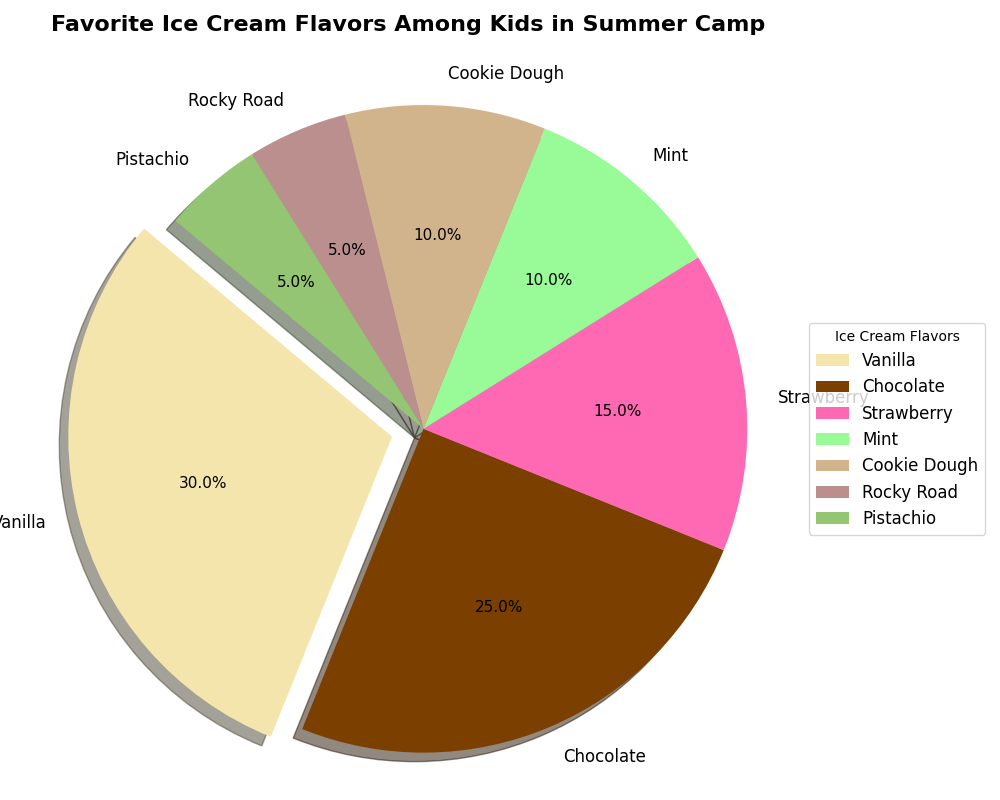

Reproduce this figure in Python.
import matplotlib.pyplot as plt
import numpy as np

# Backstory: The pie chart here represents the distribution of favorite ice cream flavors among a group of kids in a summer camp.

# Data for the pie chart
flavors = ['Vanilla', 'Chocolate', 'Strawberry', 'Mint', 'Cookie Dough', 'Rocky Road', 'Pistachio']
percentages = [30, 25, 15, 10, 10, 5, 5]  # Percentage shares

# Colors for each ice cream flavor
colors = ['#f3e5ab', '#7b3f00', '#ff69b4', '#98fb98', '#d2b48c', '#bc8f8f', '#93c572']

# Optionally explode the most favorite segment (Vanilla) for emphasis
explode = (0.1, 0, 0, 0, 0, 0, 0)

# Create the pie chart
fig, ax = plt.subplots(figsize=(10, 8))

# Plotting the pie chart
wedges, texts, autotexts = ax.pie(
    percentages, 
    labels=flavors, 
    autopct='%1.1f%%', 
    startangle=140, 
    colors=colors, 
    explode=explode, 
    shadow=True
)

# Enhance text properties
for text in texts:
    text.set_fontsize(12)
for autotext in autotexts:
    autotext.set_fontsize(11)
    autotext.set_color('black')

# Set the chart title
ax.set_title(
    'Favorite Ice Cream Flavors Among Kids in Summer Camp', 
    fontsize=16, 
    fontweight='bold', 
    pad=30
)

# Ensure the pie chart is a perfect circle
ax.axis('equal')

# Place the legend outside the pie chart
plt.legend(
    wedges, flavors,
    title="Ice Cream Flavors",
    loc="center left",
    bbox_to_anchor=(1, 0, 0.5, 1),
    fontsize=12
)

# Automatically adjust layout
plt.tight_layout()

# Show the plot
plt.show()
